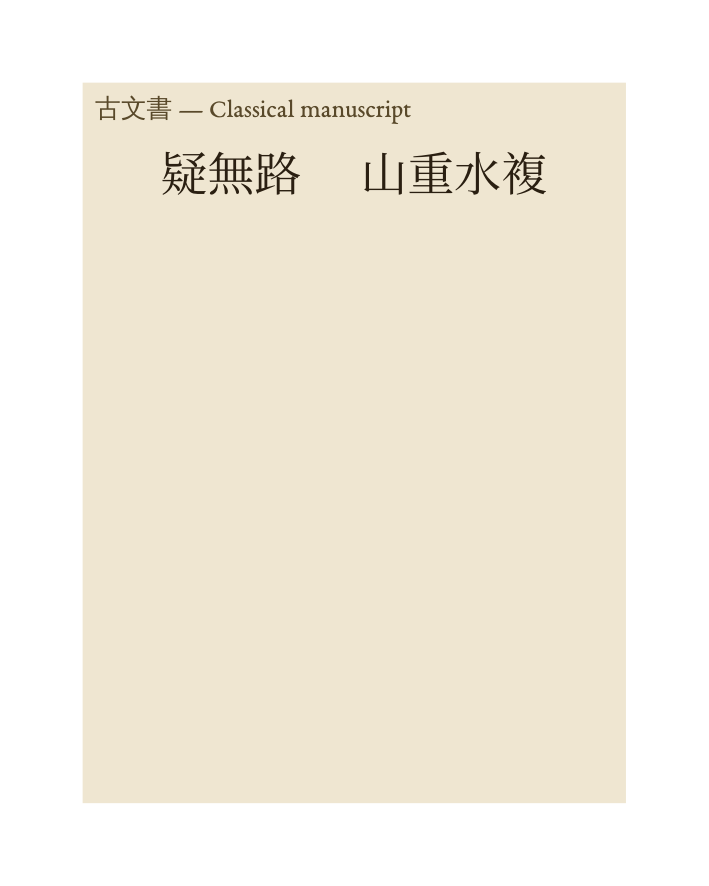
#> input picture data/benchmarks/realistic_cases/ancient/clean.png, 709 x 886 px, found by its file name
$ jupyter execute --allow-errors synthetic_data_design.ipynb
#> lines starting #> are read from the running program, lines starting #| are printed output that depends on the picture
# Synthetic data design — GT images & how the ground truth is built

This notebook visualises the **synthetic generator** (`scripts/make_realistic_cases.py` +
`docvlm_eval.synth`). For each case it shows the **GT image** and **how its ground truth is
designed** — with emphasis on the part that matters most: the **non-OCR understanding GT**.

The OCR GT (what string is where) falls out of the render for free. The valuable, harder GT —
*where is this word / table?*, *how many times does it appear?*, *what is the total?* and the
**reasoning** behind each — is derived **with no external model** (`docvlm_eval.synth.derive`),
purely from the rendered PDF's exact text positions + the values the generator already knows.
Every answer is therefore gold by construction.

Run order: Runtime → Run all. (Needs the `[synth]` extra: weasyprint + pymupdf + faker.)

[cell 1]
# --- install docvlm_eval (fresh env e.g. Colab: clone+checkout; then editable install) ---
import os, sys, subprocess, importlib
from pathlib import Path

def _repo_root():
    for c in (Path.cwd(), Path.cwd().parent):
        if (c / "pyproject.toml").exists():
            return c
    return None

root = _repo_root()
if root is None:                       # fresh environment (Colab/Kaggle): clone the repo
    subprocess.run(["git", "clone", "https://github.com/SangbumChoi/OCR.git"], check=False)
#> (this line was passed over: subprocess is not available in this run)
    root = Path("OCR")
    subprocess.run(["git", "-C", str(root), "checkout", "claude/new-session-w79q0i"], check=False)
#> (this line was passed over: subprocess is not available in this run)
    subprocess.run(["git", "-C", str(root), "pull", "--ff-only"], check=False)
#> (this line was passed over: subprocess is not available in this run)
os.chdir(root)                         # cwd is now the repo root
#> (the rest of this cell did not finish here and is left out)

## 0. Setup + (re)generate the cases with the generator

[cell 2]
import sys, json, subprocess
from pathlib import Path
import matplotlib.pyplot as plt
import matplotlib.patches as mpatches
from PIL import Image

ROOT = Path.cwd()
if (ROOT / "scripts").exists() is False and (ROOT.parent / "scripts").exists():
    ROOT = ROOT.parent            # tolerate being launched from notebooks/
sys.path.insert(0, str(ROOT / "src"))
CASES_DIR = ROOT / "data" / "probes" / "realistic_cases"

# Fonts the cases need (CJK, Arabic, handwriting, serif) — without them WeasyPrint renders empty
# "tofu" boxes for ancient / RTL-Arabic / prescription. Install once (no-op if already present).
subprocess.run("apt-get -qq update && apt-get -qq install -y fonts-noto-cjk fonts-noto-core "
               "fonts-hosny-amiri fonts-tlwg-purisa fonts-ebgaramond fonts-liberation >/dev/null 2>&1; "
               "fc-cache -f >/dev/null 2>&1", shell=True)

# build cases ONLY if absent — the checked-in fixtures are the eval suite every arm is scored
# on (generated WITH degradation); regenerating here with --no-degrade would silently swap the
# suite under the ablations. A missing dir (fresh clone/Colab) gets a fast clean-only build.
if not (CASES_DIR.exists() and any(CASES_DIR.iterdir())):
    subprocess.run([sys.executable, "scripts/make_realistic_cases.py", "--no-degrade"],
                   cwd=ROOT, check=True)
print("cases:", sorted(p.name for p in CASES_DIR.iterdir() if p.is_dir()))

# rendering sanity: flag any case whose page is almost blank (a hint of missing-font tofu)
import numpy as np
for k in sorted(p.name for p in CASES_DIR.iterdir() if p.is_dir()):
    a = np.asarray(Image.open(CASES_DIR/k/"clean.png").convert("L"))
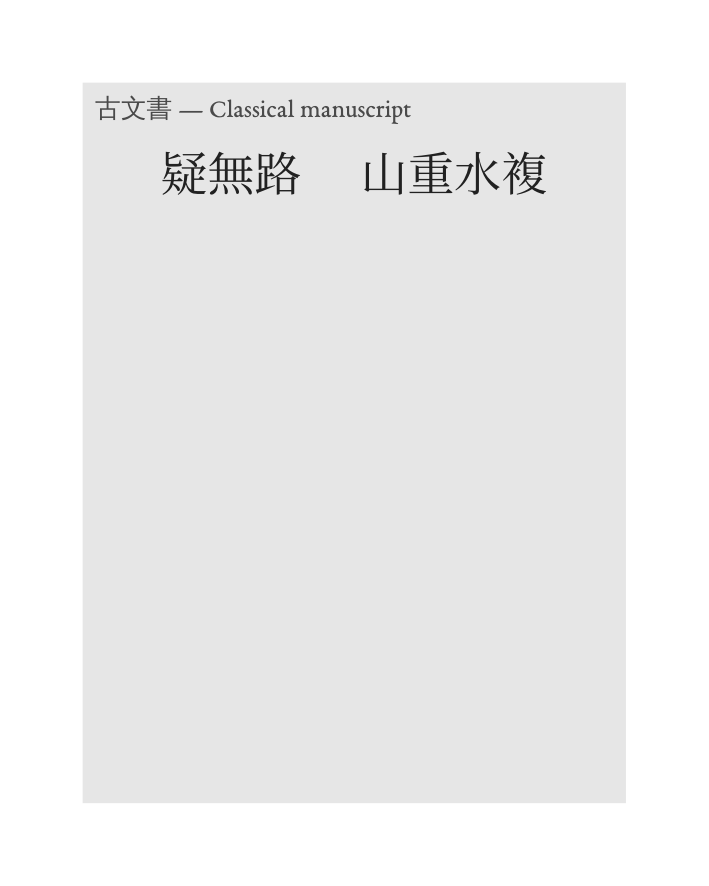
#> a: shape (886, 709); min 33, max 255, mean 237.9
    ink = float((a < 128).mean())
#> ink = 0.00756
    if ink < 0.002:
        print(f"  [check] {k}: very little ink ({ink:.4f}) — verify fonts rendered (not tofu)")

## 1. Helper — overlay GT boxes and list the *designed* GT

`fields_detailed[].bbox` = OCR/KIE spotting boxes (green). The **understanding** layer adds, in
distinct colours: **locate** (a word's box, red), **region** (a table/region box, blue). Below each
image we print the derived understanding QAs — *question → answer → reasoning* — so you can see
exactly how the GT was designed.

[cell 3]
UNDERSTANDING = {"L1-locate", "L1-region", "H-count", "H1-aggregate"}
COLOR = {"field": "#1a9641", "L1-locate": "#d7191c", "L1-region": "#2c7bb6"}

def load_case(key):
    d = json.loads((CASES_DIR / key / "gt.json").read_text())
    img = Image.open(CASES_DIR / key / "clean.png").convert("RGB")
    return d, img

def show_case(key):
    """One full card per case: the GT image with overlays, the document text it contains, and EVERY
    task it defines (question -> answer -> reasoning), so it's clear what can be learned/evaluated."""
    gt, img = load_case(key)
    fig, ax = plt.subplots(figsize=(7, 7 * img.height / img.width))
    ax.imshow(img); ax.set_axis_off()
    ax.set_title(f"{key}  ·  {gt.get('type','')}", fontsize=11)

    def rect(b, color, label):
        ax.add_patch(mpatches.Rectangle((b[0], b[1]), b[2]-b[0], b[3]-b[1],
                     fill=False, edgecolor=color, linewidth=1.8))
        ax.text(b[0], max(0, b[1]-4), label, color=color, fontsize=7,
                bbox=dict(facecolor="white", edgecolor="none", alpha=0.6, pad=0.5))
    for f in gt.get("fields_detailed", []):
        if f.get("bbox"):
            rect(f["bbox"], COLOR["field"], f["key"])                 # field / KIE spot (green)
    for q in gt.get("qa_detailed", []):
        if q.get("answer_bbox") and q["answer_type"] in ("L1-locate", "L1-region"):
            rect(q["answer_bbox"], COLOR[q["answer_type"]],
                 "locate" if q["answer_type"] == "L1-locate" else "region")  # red / blue
    plt.tight_layout(); plt.show()

    print(f"TYPE      : {gt.get('type','')}   domain={gt.get('domain')}  "
          f"acquisition={gt.get('acquisition')}  langs={gt.get('languages')}")
    # what document TEXT/INFO is on the page (the OCR-side GT)
    flds = [f for f in gt.get("fields_detailed", []) if f.get("value")]
    if flds:
        print("DOCUMENT TEXT (fields):")
        for f in flds:
            v = f["value"] if len(f["value"]) <= 48 else f["value"][:48] + "…"
            tags = []
            if f.get("language", "en") != "en": tags.append(f"{f['language']}/{f.get('script')}")
            if f.get("is_small"): tags.append("small-text")
            if f.get("bbox"): tags.append("box")
            print(f"   - {f['key']:18}: {v!r}  {('· ' + ' '.join(tags)) if tags else ''}")
    # what TASKS the case defines (every QA + control probe), with answer + reasoning
    print("TASKS (what a model is asked to do):")
    for q in gt.get("qa_detailed", []):
        mark = "★" if q["answer_type"] in UNDERSTANDING else " "
        print(f"  {mark}[{q['answer_type']:12}] {q['question']}")
        print(f"        → answer: {q['answers'][0]}   (metric={q['metric']})")
        if q.get("rationale"):
            print(f"        → reasoning: {q['rationale']}")
    for pr in gt.get("probes", []):
        print(f"   [probe:{pr['kind']:9}] {pr['question']}   → expect: {pr['expected']}")
    if gt.get("table_html"):
        print(f"   [table       ] convert the table to HTML (TEDS gold, {gt['table_html'][:30]}…)")
    sup = gt.get("ablation_support", {})
    print("SUPPORTS  :", {k: v for k, v in sup.items() if v}, "   (★ = model-free understanding GT)")
    print("=" * 100)

## 2. Gallery — every case drawn like the invoice example

For each generated document: the **GT image with overlays** (green=field/KIE box, red=locate, blue=region), the **document text** it contains, and **every task** it defines — question → answer → *reasoning* (★ marks the model-free understanding GT: locate / region / count / sum).

[cell 4]
# Full gallery: draw every generated case like the invoice example — GT image + tasks + reasoning.
cases = sorted(p.name for p in CASES_DIR.iterdir() if p.is_dir())
print(f"{len(cases)} synthetic cases:", cases, "\n")
#> (the rest of this cell did not finish here and is left out)

## 3. How each GT type is designed (model-free)

| GT type | Question it answers | Derived from | Reasoning it emits |
| --- | --- | --- | --- |
| `L1-locate` | *Where is this word?* | exact text box from the rendered PDF | "'X' is at [x1,y1,x2,y2]" |
| `L1-region` | *Where is this table/region?* | union of the member strings' boxes | spans [..] enclosing the cells |
| `H-count` | *How many times does X appear?* | count of the word's hits on the page | the N hit positions |
| `H1-aggregate` | *What is the total?* | arithmetic over known values | the worked sum `a + b + c = T` |

No external model is used — only PyMuPDF text positions + arithmetic — so all answers are exact.
Each is one `DocBuilder.ask_*` call (`ask_where` / `ask_region` / `ask_count` / `ask_aggregate`).

## 4. Flexibility — toggle the understanding layer as one ablation switch

`emit_understanding` in `configs/synth_data.yaml` (or `--ablation U_understanding_off`) includes or
removes the whole understanding layer, so its contribution can be ablated in isolation.

[cell 5]
# The two arms write to a TEMP dir (--out) — never over the checked-in fixtures, which are the
# degraded eval suite the ablation runs score against.
import tempfile
demo_dir = Path(tempfile.mkdtemp(prefix="nb_ablation_demo_"))
#> (the rest of this cell did not finish here and is left out)

## 5. At-a-glance index (thumbnails + support flags)

[cell 6]
# Compact at-a-glance index of all cases with their ablation-support flags.
keys = sorted(p.name for p in CASES_DIR.iterdir() if p.is_dir())
cols = 4; rows = (len(keys) + cols - 1) // cols
fig, axes = plt.subplots(rows, cols, figsize=(14, 3.4 * rows))
#> (the rest of this cell did not finish here and is left out)
